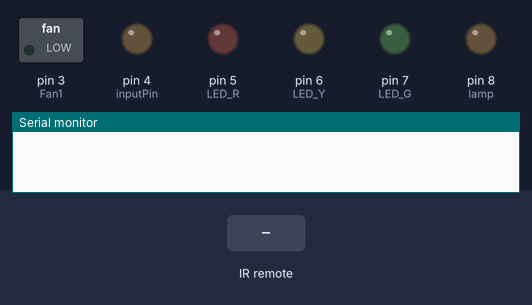
Recording of a sketch running on a simulated Arduino Uno, built with avr-gcc and run on an emulated ATmega328P. Shown: switched loads named in the sketch (green lamp = pin HIGH), output pins drawn as LEDs (lit = HIGH), the last lines printed to the serial monitor. The inputs (shaded band) are chosen by the test bench.

Above: at 1.2 s.
1.3 s: infrared code 0xF720DF received
At 1.6 s:
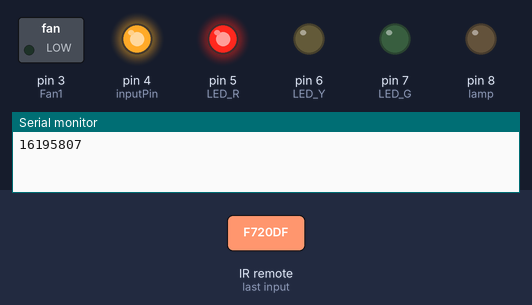
2.8 s: infrared code 0xFF22DD received
At 3.6 s:
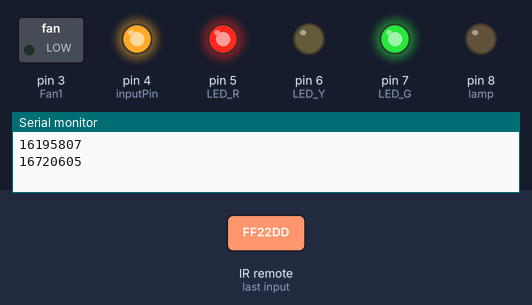
4.3 s: infrared code 0xF710EF received
At 4.8 s:
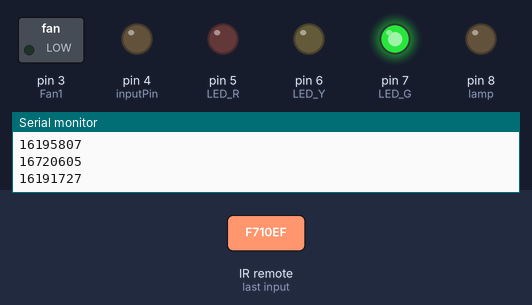
5.8 s: infrared code 0xF7C03F received
At 7.0 s:
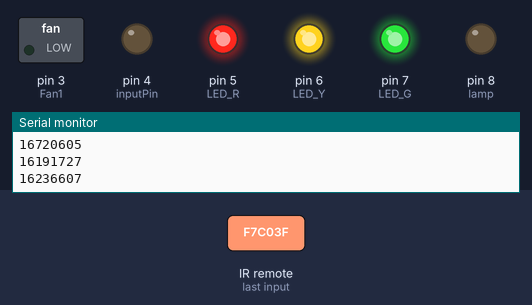
7.3 s: infrared code 0xFF6897 received
At 8.3 s:
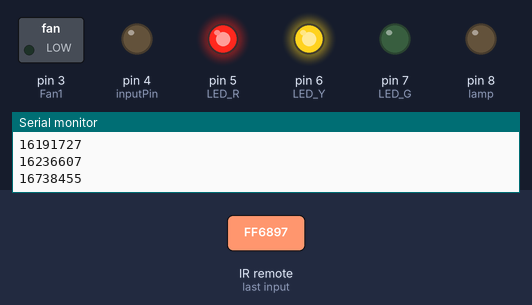
8.8 s: infrared code 0xFF629D received
At 9.5 s:
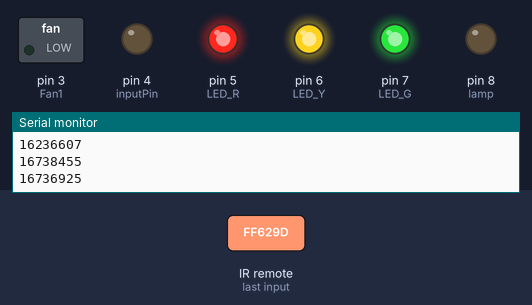
Timing chart, 0 to 11.3 s (numbered marks = the images above; inputs shaded):
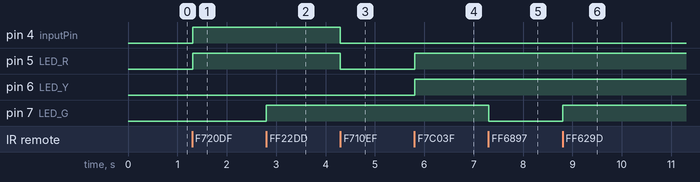

The sketch:

IR_Module.ino
```cpp
#include <IRremote.h>

int IR_Recv = 2;   //IR Receiver Pin 2
int LED_R = 5;
int LED_G = 7;
int LED_Y = 6;

int lamp = 8;
int inputPin = 4;

int Fan1 = 3;
int Fan2 = 4;

int val = 0;

IRrecv irrecv(IR_Recv);
decode_results results;

void setup(){
  Serial.begin(9600);  //starts serial communication
  irrecv.enableIRIn(); // Starts the receiver
  pinMode(LED_R, OUTPUT);      // sets the digital pin as output
  pinMode(LED_G, OUTPUT);      // sets the digital pin as output
   pinMode(LED_Y, OUTPUT);      // sets the digital pin as output

   pinMode(lamp, OUTPUT); // declare lamp as output
  pinMode(inputPin, INPUT); // declare sensor as input

   pinMode (Fan1, OUTPUT);
  pinMode (Fan2, OUTPUT);
}

void loop(){
  //decodes the infrared input
  if (irrecv.decode(&results)){
    long int decCode = results.value;
Serial.println(results.value);
    //switch case to use the selected remote control button
    switch (results.value){
      case 21225: //when you press the Red button
      case 16195807: //when you press the Red button
        digitalWrite(LED_R, HIGH);
         digitalWrite(Fan2, HIGH);
        break;

      case 16 : //when you press the 1 off button
      case 16191727 : //when you press the 1 off button

        digitalWrite(LED_R, LOW);
        digitalWrite(Fan2, LOW);
        break;


       case 13033: //when you press the Green button
       case 16720605: //when you press the Green button
        case 16736925 :
        digitalWrite(LED_G, HIGH);
        break;

       case 2064: //when you press the Green button
       case 16738455:

        digitalWrite(LED_G, LOW);
        break;


         case 29417: //when you press the yellow button
        digitalWrite(LED_Y, HIGH);
        break;
       case 1040 : //when you press the 3 OFF button
        digitalWrite(LED_Y, LOW);
        break;

       case 2320: //when you press  0 the ALL OFF button
       case 16203967: //when you press  0 the ALL OFF button
       case 16730805 : //when you press  0 the ALL OFF button

        digitalWrite(LED_R, LOW);
        digitalWrite(LED_G, LOW);
        digitalWrite(LED_Y, LOW);

        break;

       case 112: //when you press Home the ALL ON button
       case 16236607: //when you press Home the ALL ON button
      case 16712445: //when you press Home the ALL ON button

       digitalWrite(LED_R, HIGH);
        digitalWrite(LED_G, HIGH);
        digitalWrite(LED_Y, HIGH);

        break;
    }
    irrecv.resume(); // Receives the next value from the button you press
  }
  delay(10);
}

void pir(){

val = digitalRead(inputPin); // read input value

Serial.println(val);

if( val== 1) {

digitalWrite(lamp,LOW); // turn ON the lamp

delay (1000);

digitalWrite(lamp,HIGH); // turn OFF the lamp


}
}
```

Measured:
- after the input at 1.3 s, pin 4 (inputPin), pin 5 (LED_R): LOW → HIGH at once
- after the input at 2.8 s, pin 7 (LED_G): LOW → HIGH at once
- after the input at 4.3 s, pin 4 (inputPin), pin 5 (LED_R): HIGH → LOW at once
- after the input at 5.8 s, pin 5 (LED_R), pin 6 (LED_Y): LOW → HIGH at once
- after the input at 7.3 s, pin 7 (LED_G): HIGH → LOW at once
- after the input at 8.8 s, pin 7 (LED_G): LOW → HIGH at once
